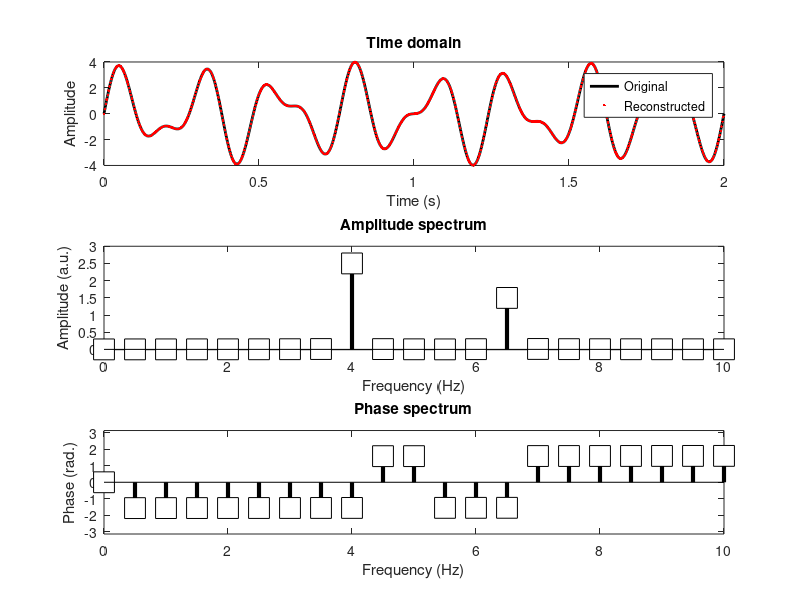
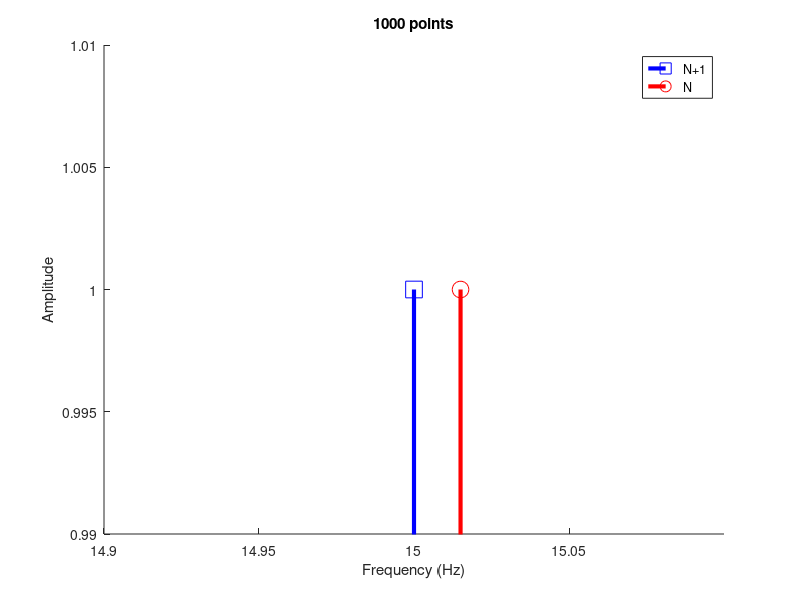
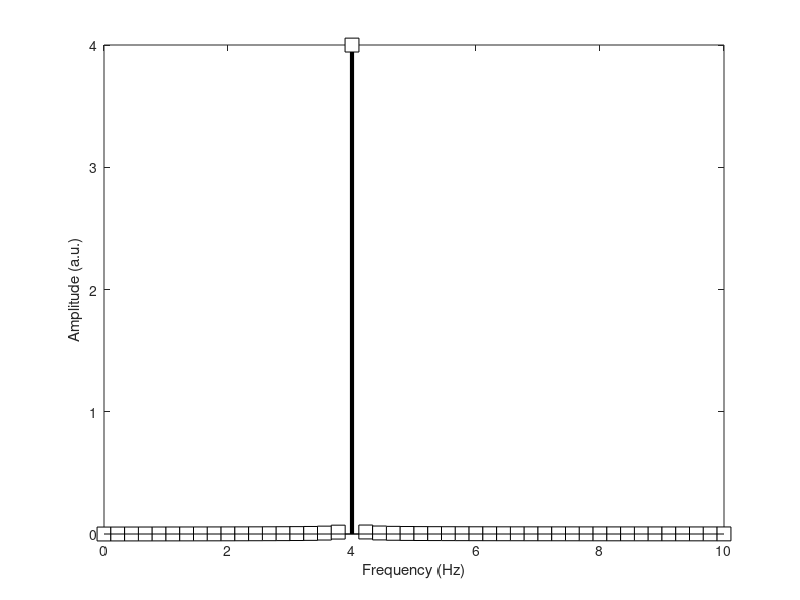
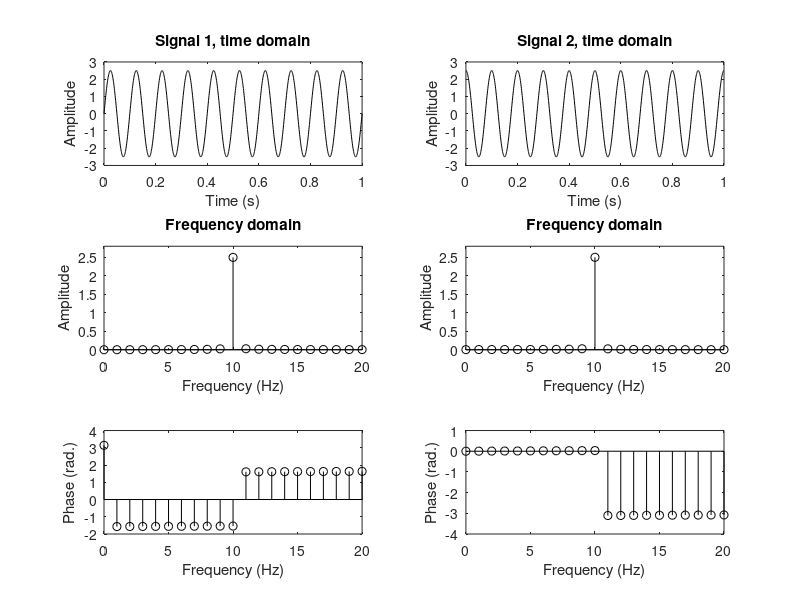

Here is the MATLAB script that generated these plots, in order:
%%
%     COURSE: Understand the Fourier transform and its applications
%    SECTION: The discrete Fourier transform
%      VIDEO: How it works
% Instructor: mikexcohen.com
%
%%

%% The DTFT in loop-form

% create the signal
srate  = 1000; % hz
time   = 0:1/srate:2; % time vector in seconds
pnts   = length(time); % number of time points
signal = 2.5 * sin( 2*pi*4*time ) ...
       + 1.5 * sin( 2*pi*6.5*time );


% prepare the Fourier transform
fourTime = (0:pnts-1)/pnts;
fCoefs   = zeros(size(signal));

for fi=1:pnts
    
    % create complex sine wave
    csw = exp( -1i*2*pi*(fi-1)*fourTime );
    
    % compute dot product between sine wave and signal
    fCoefs(fi) = sum( signal.*csw ) / pnts;
    % these are called the Fourier coefficients
end

% extract amplitudes
ampls = 2*abs(fCoefs);

% compute frequencies vector
hz = linspace(0,srate/2,floor(pnts/2)+1);

figure(1), clf
subplot(211)
plot(time,signal,'k','linew',2)
xlabel('Time (s)'), ylabel('Amplitude')
title('Time domain')

subplot(212)
plot(hz,ampls(1:length(hz)),'ks-','linew',3,'markersize',15,'markerfacecolor','w')

% make plot look a bit nicer
set(gca,'xlim',[0 10],'ylim',[-.01 3])
xlabel('Frequency (Hz)'), ylabel('Amplitude (a.u.)')
title('Frequency domain')



% now plot MATLAB's fft output on top
fCoefsF = fft(signal)/pnts;
amplsF  = 2*abs(fCoefsF);
hold on
% plot(hz,amplsF(1:length(hz)),'ro','markerfacecolor','r')

%% plot two Fourier coefficients

coefs2plot = dsearchn(hz',[4 4.5]');

% extract magnitude and angle
mag = abs(fCoefs(coefs2plot));
phs = angle(fCoefs(coefs2plot));

figure(2), clf
plot( real(fCoefs(coefs2plot)) , imag(fCoefs(coefs2plot)) ,'o','linew',2,'markersize',10,'markerfacecolor','r');

% make plot look nicer
axislims = max(mag)*1.1;
set(gca,'xlim',[-1 1]*axislims,'ylim',[-1 1]*axislims)
grid on, hold on, axis square
plot(get(gca,'xlim'),[0 0],'k','linew',2)
plot([0 0],get(gca,'ylim'),'k','linew',2)
xlabel('Real axis')
ylabel('Imaginary axis')
title('Complex plane')


%%
%     COURSE: Understand the Fourier transform and its applications
%    SECTION: The discrete Fourier transform
%      VIDEO: Converting indices into frequencies
% Instructor: mikexcohen.com
%
%%

pnts     = 16; % number of time points
fourTime = (0:pnts-1)/pnts;
figure(2), clf

for fi=1:pnts
    % create complex sine wave
    csw = exp( -1i*2*pi*(fi-1)*fourTime );
    
    % and plot it
    subplot(4,4,fi)
    h = plot(fourTime,real(csw), fourTime,imag(csw),'linew',2);
    
    % adjust line colors
    set(h(1),'color','k')
    set(h(2),'color',[1 1 1]*.5)
    
    % adjust the plot settings
    set(gca,'ylim',[-1 1]*1.1,'ytick',[],'xtick',[],'xlim',fourTime([1 end]))
    axis square
    title([ 'freq. idx ' num2str(fi-1) ])
end
legend({'Real';'Imag'})


    
%%
%     COURSE: Understand the Fourier transform and its applications
%    SECTION: The discrete Fourier transform
%      VIDEO: Converting indices to frequencies, part 2
% Instructor: mikexcohen.com
%
%%

%% 

% some parameters
srate = 1000;
npnts = 1200;

% frequencies vector
if mod(npnts,2)==0
  topfreq = srate/2;
else
  topfreq = srate/2 * (npnts-1)/npnts;
end
hz1 = linspace(0,srate/2,floor(npnts/2+1));
hz2 = linspace(0,topfreq,floor(npnts/2+1));

% some arbitary frequency to show
n = 36;
fprintf('\n\n\n%.9f\n%.9f\n',hz1(n),hz2(n))


    
%%
%     COURSE: Understand the Fourier transform and its applications
%    SECTION: The discrete Fourier transform
%      VIDEO: Shortcut: converting indices to frequencies
% Instructor: mikexcohen.com
%
%%

%% Case 1: ODD number of data points, N is correct

% create the signal
srate = 1000;
time  = (0:srate)/srate;
npnts = length(time);

% Notice: A simple 15-Hz sine wave!
signal = sin(15*2*pi*time);

% its amplitude spectrum
signalX = 2*abs(fft(signal)) / length(signal);

% frequencies vector
hz1 = linspace(0,srate,npnts+1);
hz2 = linspace(0,srate,npnts);


% plot it
figure(1), clf, hold on
stem(hz1(1:npnts),signalX,'bs-','linew',3,'markersize',12)
stem(hz2,signalX,'ro-','linew',3,'markersize',12)
axis([14.9 15.1 .99 1.01])
title([ num2str(length(time)) ' points' ])
xlabel('Frequency (Hz)'), ylabel('Amplitude')
legend({'N+1';'N'})


%% Case 2: EVEN number of data points, N+1 is correct

% create the signal
srate = 1000;
time  = (0:srate-1)/srate;
npnts = length(time);

% Notice: A simple 15-Hz sine wave!
signal = sin(15*2*pi*time);

% its amplitude spectrum
signalX = 2*abs(fft(signal)) / length(signal);

% frequencies vector
hz1 = linspace(0,srate,npnts+1);
hz2 = linspace(0,srate,npnts);


% plot it
figure(2), clf, hold on
stem(hz1(1:npnts),signalX,'bs-','linew',3,'markersize',12)
stem(hz2,signalX,'ro-','linew',3,'markersize',12)
axis([14.9 15.1 .99 1.01])
title([ num2str(length(time)) ' points' ])
xlabel('Frequency (Hz)'), ylabel('Amplitude')
legend({'N+1';'N'})



%% Case 3: longer signal

% create the signal
srate = 1000;
time  = (0:5*srate-1)/srate;
npnts = length(time);

% Notice: A simple 15-Hz sine wave!
signal = sin(15*2*pi*time);

% its amplitude spectrum
signalX = 2*abs(fft(signal)) / length(signal);

% frequencies vector
hz1 = linspace(0,srate,npnts+1);
hz2 = linspace(0,srate,npnts);


% plot it
figure(3), clf, hold on
stem(hz1(1:npnts),signalX,'bs-','linew',3,'markersize',12)
stem(hz2,signalX,'ro-','linew',3,'markersize',12)
axis([14.99 15.01 .99 1.01])
title([ num2str(length(time)) ' points' ])
xlabel('Frequency (Hz)'), ylabel('Amplitude')
legend({'N+1';'N'})


%%
%     COURSE: Understand the Fourier transform and its applications
%    SECTION: The discrete Fourier transform
%      VIDEO: Normalized time vector
% Instructor: mikexcohen.com
%
%%

% create the signal
srate  = 1000; % hz
time   = 0:1/srate:2; % time vector in seconds
pnts   = length(time); % number of time points
signal = 2.5 * sin( 2*pi*4*time ) ...
       + 1.5 * sin( 2*pi*6.5*time );


% prepare the Fourier transform
fourTime = (0:pnts-1)/pnts;
fCoefs   = zeros(size(signal));

for fi=1:pnts
    
    % create complex sine wave
    csw = exp( -1i*2*pi*(fi-1)*fourTime );
    
    % compute dot product between sine wave and signal
    fCoefs(fi) = sum( signal.*csw ) / pnts;
    % these are called the Fourier coefficients
end

% extract amplitudes
ampls = 2*abs(fCoefs);

% compute frequencies vector
hz = linspace(0,srate/2,floor(pnts/2)+1);

figure(1), clf
subplot(311)
plot(time,signal,'k','linew',2)
xlabel('Time (s)'), ylabel('Amplitude')
title('Time domain')

% plot amplitude
subplot(312)
stem(hz,ampls(1:length(hz)),'ks-','linew',3,'markersize',15,'markerfacecolor','w')

% make plot look a bit nicer
set(gca,'xlim',[0 10],'ylim',[-.01 3])
xlabel('Frequency (Hz)'), ylabel('Amplitude (a.u.)')
title('Amplitude spectrum')

% plot angles
subplot(313)
stem(hz,angle(fCoefs(1:length(hz))),'ks-','linew',3,'markersize',15,'markerfacecolor','w')

% make plot look a bit nicer
set(gca,'xlim',[0 10],'ylim',[-1 1]*pi)
xlabel('Frequency (Hz)'), ylabel('Phase (rad.)')
title('Phase spectrum')


% finally, plot reconstructed time series on top of original time series
reconTS = real(ifft( fCoefs ))*pnts;
subplot(311), hold on
plot(time(1:3:end),reconTS(1:3:end),'r.')
legend({'Original';'Reconstructed'})

% inspect the two time series. they should be identical!
zoom on 


%%
%     COURSE: Understand the Fourier transform and its applications
%    SECTION: The discrete Fourier transform
%      VIDEO: Accurate scaling of Fourier coefficients
% Instructor: mikexcohen.com
%
%%


%% incorrect amplitude units without normalizations

% create the signal
srate  = 1000; % hz
time   = 0:1/srate:4.5; % time vector in seconds
pnts   = length(time); % number of time points
signal = 4 * sin( 2*pi*4*time );


% prepare the Fourier transform
fourTime = (0:pnts-1)/pnts;
fCoefs   = zeros(size(signal));

for fi=1:pnts
    % create complex sine wave and compute dot product with signal
    csw = exp( -1i*2*pi*(fi-1)*fourTime );
    fCoefs(fi) = sum( signal.*csw );
end

fCoefs = fCoefs/pnts;

% extract amplitudes
ampls = 2*abs(fCoefs);

% compute frequencies vector
hz = linspace(0,srate/2,floor(pnts/2)+1);

figure(3), clf
stem(hz,ampls(1:length(hz)),'ks-','linew',3,'markersize',10,'markerfacecolor','w')

% make plot look a bit nicer
set(gca,'xlim',[0 10])
xlabel('Frequency (Hz)'), ylabel('Amplitude (a.u.)')


%%
%     COURSE: Understand the Fourier transform and its applications
%    SECTION: The discrete Fourier transform
%      VIDEO: Interpreting phase values
% Instructor: mikexcohen.com
%
%%


%% same amplitude, different phase

% simulation parameters
srate = 1000;
time  = 0:1/srate:1;
npnts = length(time);

% generate signal
signal1 = 2.5*sin(2*pi*10*time +   0  ); % different phase values
signal2 = 2.5*sin(2*pi*10*time + pi/2 ); 

% Fourier transform
fourTime = (0:npnts-1)/npnts;
signal1X = zeros(size(signal1));
signal2X = zeros(size(signal2));

for fi=1:npnts
    csw = exp( -1i*2*pi*(fi-1)*fourTime );
    signal1X(fi) = sum( signal1.*csw );
    signal2X(fi) = sum( signal2.*csw );
end

% frequencies vector
hz = linspace(0,srate/2,floor(length(time)/2)+1);


% extract correctly-normalized amplitude
signal1Amp = abs(signal1X(1:length(hz))/npnts);
signal1Amp(2:end) = 2*signal1Amp(2:end);

signal2Amp = abs(signal2X(1:length(hz))/npnts);
signal2Amp(2:end) = 2*signal2Amp(2:end);


% now extract phases
signal1phase = angle(signal1X(1:length(hz)));
signal2phase = angle(signal2X(1:length(hz)));


figure(5), clf

% plot time-domain signals
subplot(321), plot(time,signal1,'k')
title('Signal 1, time domain')
xlabel('Time (s)'), ylabel('Amplitude')

subplot(322), plot(time,signal2,'k')
title('Signal 2, time domain')
xlabel('Time (s)'), ylabel('Amplitude')

subplot(323), stem(hz,signal1Amp,'k')
title('Frequency domain')
xlabel('Frequency (Hz)'), ylabel('Amplitude')
set(gca,'xlim',[0 20],'ylim',[0 2.8])

subplot(324), stem(hz,signal2Amp,'k')
title('Frequency domain')
xlabel('Frequency (Hz)'), ylabel('Amplitude')
set(gca,'xlim',[0 20],'ylim',[0 2.8])

subplot(325), stem(hz,signal1phase,'k')
xlabel('Frequency (Hz)'), ylabel('Phase (rad.)')
set(gca,'xlim',[0 20])

subplot(326), stem(hz,signal2phase,'k')
xlabel('Frequency (Hz)'), ylabel('Phase (rad.)')
set(gca,'xlim',[0 20])


%%
%     COURSE: Understand the Fourier transform and its applications
%    SECTION: The discrete Fourier transform
%      VIDEO: Averaging Fourier coefficients
% Instructor: mikexcohen.com
%
%%

% simulation parameters
ntrials = 100;
srate   = 200; % Hz
time    = 0:1/srate:1-1/srate;
pnts    = length(time);


% create dataset
data = zeros(ntrials,pnts);
for triali=1:ntrials
    data(triali,:) = sin(2*pi*20*time + 2*pi*rand);
end

% plot the data
figure(6), clf
subplot(211), hold on
plot(time,data);
plot(time,mean(data),'k','linew',3)
xlabel('Time (sec.)'), ylabel('Amplitude')
title('Time domain')
% set(gca,'xlim',[0 .1])

% get Fourier coefficients
dataX = fft(data,[],2) / pnts;
hz = linspace(0,srate/2,floor(pnts/2)+1);

% averaging option 1: complex Fourier coefficients, then magnitude
ave1 = 2*abs( mean(dataX) );

% averaging option 2: magnitude, then complex Fourier coefficients
ave2 = mean( 2*abs(dataX) );

% plot both amplitude spectra
subplot(212), hold on
stem(hz,ave1(1:length(hz)),'ks','linew',3,'markersize',10,'markerfacecolor','w')
stem(hz+.2,ave2(1:length(hz)),'ro','linew',3,'markersize',10,'markerfacecolor','w')
set(gca,'xlim',[10 30])
xlabel('Frequency (Hz)'), ylabel('Amplitude')
title('Frequency domain')
legend({'Average coefficients';'Average amplitude'})

%%
%     COURSE: Understand the Fourier transform and its applications
%    SECTION: The discrete Fourier transform
%      VIDEO: The DC (zero frequency) component
% Instructor: mikexcohen.com
%
%%


%% incorrect DC reconstruction without careful normalization

% create the signal
srate  = 1000; % hz
time   = 0:1/srate:2; % time vector in seconds
pnts   = length(time); % number of time points
signal =  1.5 + 2.5*sin( 2*pi*4*time );


% prepare the Fourier transform
fourTime = (0:pnts-1)/pnts;
fCoefs   = zeros(size(signal));

for fi=1:pnts
    % create complex sine wave and compute dot product with signal
    csw = exp( -1i*2*pi*(fi-1)*fourTime );
    fCoefs(fi) = sum( signal.*csw );
end

% extract amplitudes
ampls = 2*abs(fCoefs/pnts);

% compute frequencies vector
hz = linspace(0,srate/2,floor(pnts/2)+1);

figure(7), clf
stem(hz,ampls(1:length(hz)),'ks-','linew',3,'markersize',10,'markerfacecolor','w')

% make plot look a bit nicer
set(gca,'xlim',[-.1 10])
xlabel('Frequency (Hz)'), ylabel('Amplitude (a.u.)')


%%
%     COURSE: Understand the Fourier transform and its applications
%    SECTION: The discrete Fourier transform
%      VIDEO: Amplitude spectrum vs. power spectrum
% Instructor: mikexcohen.com
%
%%

% simulation parameters
srate = 1000;
time  = 0:1/srate:.85;
npnts = length(time);

% generate signal
signal = 2.5*sin(2*pi*10*time);

% Fourier transform
fourTime = (0:npnts-1)/npnts;
signalX  = zeros(size(signal));
for fi=1:npnts
    csw = exp( -1i*2*pi*(fi-1)*fourTime );
    signalX(fi) = sum( signal.*csw );
end

% frequencies vector
hz = linspace(0,srate/2,floor(length(time)/2)+1);


% extract correctly-normalized amplitude
signalAmp = abs(signalX(1:length(hz))/npnts);
signalAmp(2:end) = 2*signalAmp(2:end);

% and power
signalPow = signalAmp.^2;


figure(8), clf

% plot time-domain signal
subplot(311)
plot(time,signal,'k','linew',2)
xlabel('Time (ms)')
ylabel('Amplitude')
title('Time domain')

% plot frequency domain spectra
subplot(312)
plot(hz,signalAmp,'ks-','linew',2,'markerfacecolor','w','markersize',10)
hold on
plot(hz,signalPow,'rs-','linew',2,'markerfacecolor','w','markersize',10)

set(gca,'xlim',[0 20])
legend({'Amplitude';'Power'})
xlabel('Frequency (Hz)')
ylabel('Amplitude or power')
title('Frequency domain')

% plot dB power
subplot(313)
plot(hz,10*log10(signalPow),'ks-','linew',2,'markerfacecolor','w','markersize',10)
set(gca,'xlim',[0 20])
xlabel('Frequency (Hz)')
ylabel('Decibel power')

%% done.

% Interested in more courses? See sincxpress.com 
% Use code MXC-DISC4ALL for the lowest price for all courses.
